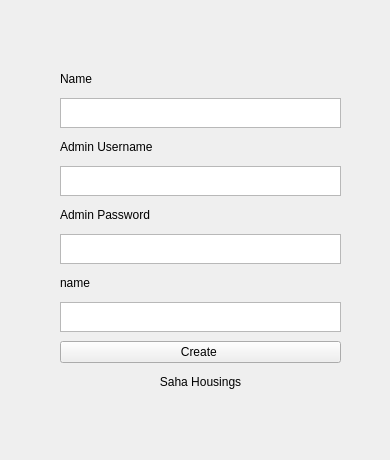
<?xml version="1.0" encoding="UTF-8"?>
<ui version="4.0">
 <class>CreatHousing</class>
 <widget class="QWidget" name="CreatHousing">
  <property name="geometry">
   <rect>
    <x>0</x>
    <y>0</y>
    <width>390</width>
    <height>460</height>
   </rect>
  </property>
  <property name="minimumSize">
   <size>
    <width>390</width>
    <height>460</height>
   </size>
  </property>
  <property name="maximumSize">
   <size>
    <width>390</width>
    <height>460</height>
   </size>
  </property>
  <property name="windowTitle">
   <string>Saha Housings - Create Housing</string>
  </property>
  <widget class="QWidget" name="verticalLayoutWidget">
   <property name="geometry">
    <rect>
     <x>60</x>
     <y>60</y>
     <width>281</width>
     <height>341</height>
    </rect>
   </property>
   <layout class="QVBoxLayout" name="verticalLayout">
    <property name="spacing">
     <number>0</number>
    </property>
    <item>
     <widget class="QLabel" name="nameLabel">
      <property name="maximumSize">
       <size>
        <width>16777215</width>
        <height>20</height>
       </size>
      </property>
      <property name="text">
       <string>Name</string>
      </property>
     </widget>
    </item>
    <item>
     <widget class="QTextEdit" name="housingNameTextEdit">
      <property name="maximumSize">
       <size>
        <width>16777215</width>
        <height>30</height>
       </size>
      </property>
     </widget>
    </item>
    <item>
     <widget class="QLabel" name="adminUsernameLabel">
      <property name="maximumSize">
       <size>
        <width>16777215</width>
        <height>20</height>
       </size>
      </property>
      <property name="text">
       <string>Admin Username</string>
      </property>
     </widget>
    </item>
    <item>
     <widget class="QTextEdit" name="adminUsernameTextEdit">
      <property name="maximumSize">
       <size>
        <width>16777212</width>
        <height>30</height>
       </size>
      </property>
     </widget>
    </item>
    <item>
     <widget class="QLabel" name="adminPasswordLabel">
      <property name="maximumSize">
       <size>
        <width>16777215</width>
        <height>20</height>
       </size>
      </property>
      <property name="text">
       <string>Admin Password</string>
      </property>
     </widget>
    </item>
    <item>
     <widget class="QTextEdit" name="adminPasswordTextEdit">
      <property name="maximumSize">
       <size>
        <width>16777215</width>
        <height>30</height>
       </size>
      </property>
     </widget>
    </item>
    <item>
     <widget class="QLabel" name="adminNameLabel">
      <property name="maximumSize">
       <size>
        <width>16777215</width>
        <height>20</height>
       </size>
      </property>
      <property name="text">
       <string>name</string>
      </property>
     </widget>
    </item>
    <item>
     <widget class="QTextEdit" name="adminNameTextEdit">
      <property name="maximumSize">
       <size>
        <width>16777215</width>
        <height>30</height>
       </size>
      </property>
     </widget>
    </item>
    <item>
     <widget class="QPushButton" name="createHousingButton">
      <property name="text">
       <string>Create </string>
      </property>
     </widget>
    </item>
    <item>
     <widget class="QLabel" name="crLabel">
      <property name="maximumSize">
       <size>
        <width>16777215</width>
        <height>20</height>
       </size>
      </property>
      <property name="text">
       <string>Saha Housings</string>
      </property>
      <property name="alignment">
       <set>Qt::AlignCenter</set>
      </property>
     </widget>
    </item>
   </layout>
  </widget>
 </widget>
 <resources/>
 <connections/>
</ui>
